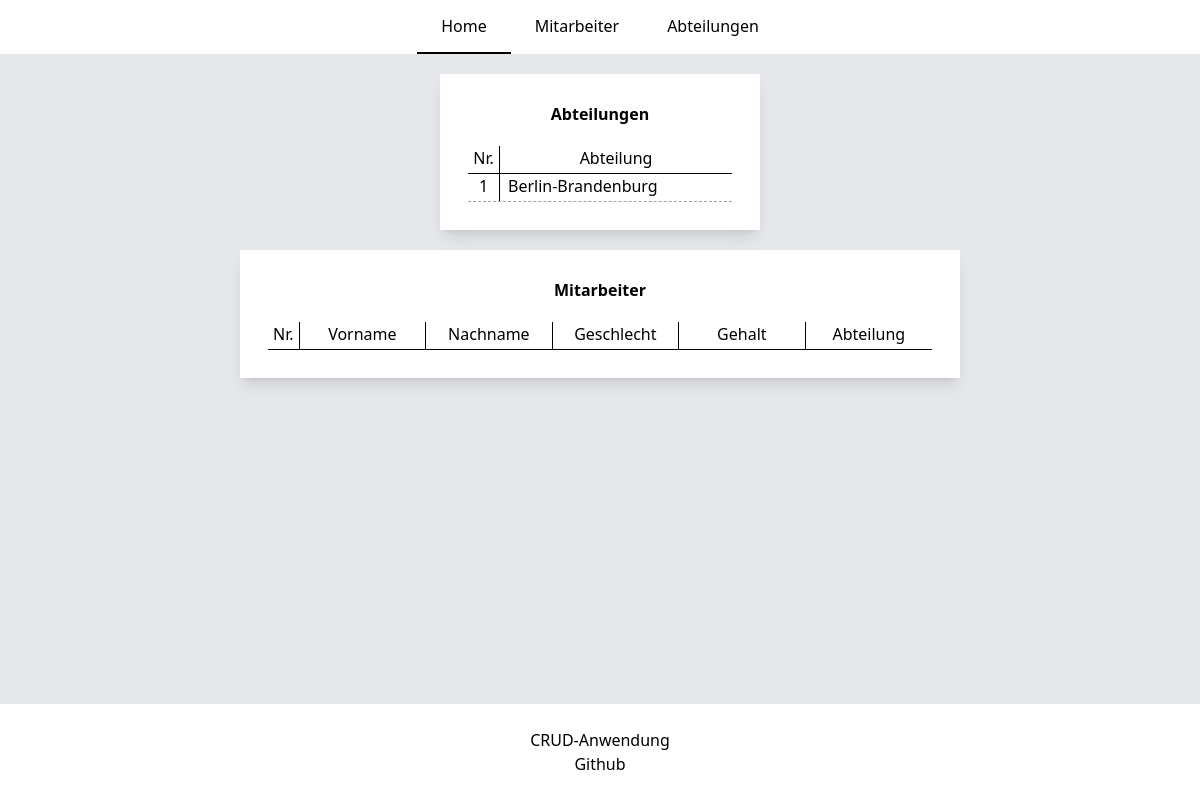
Before: / with the older database file.
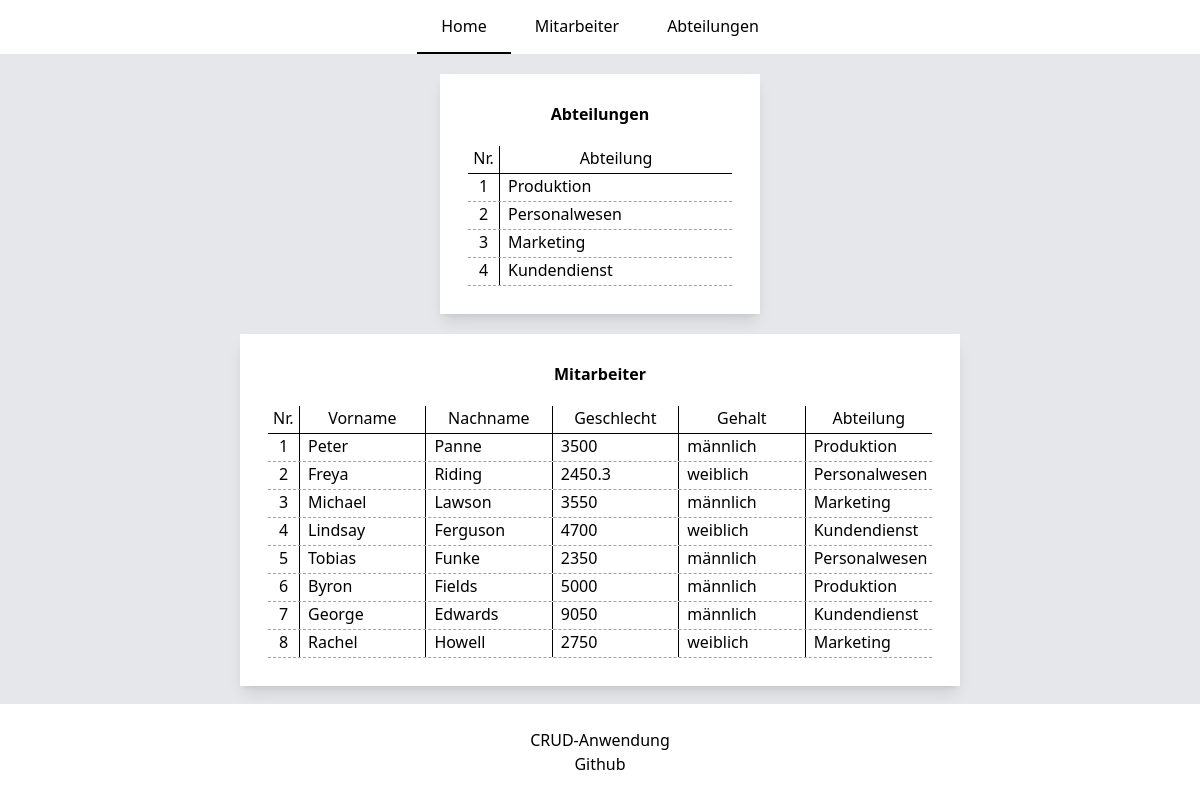
After: the same page with the newer database file.
### tables this page shows
create table departments (
                             id int primary key auto_increment,
                             name varchar(45) not null

);

create table employees (
                           id int primary key auto_increment,
                           firstname varchar(45) not null,
                           lastname varchar(45) not null,
                           gender varchar(10) not null,
                           salary  double not null,
                           department_id int
);

### classes/GlobalClass.php (called while the page is built, shortened)
<?php
require_once "service/DBApi.php";
abstract class GlobalClass
{
    private DBApi $api;
    private string $tableName;
    protected function __construct(string $tableName, DBApi $api){
        $this->api = $api;
        $this->tableName = $tableName;
    }
    public function getAllDepartments(): array
    {
        return $this->api->getAll($this->tableName);
    }
    public function getAllEmployees(): array
    {
        return $this->api->getAllWithPK($this->tableName);
    }
}

### service/DBConfig.php (called while the page is built, shortened)
<?php
class DBConfig
{
    private static object $dbh;
    public static function connect(): object
    {
        if (!isset(self::$dbh)){
            self::$dbh = new mysqli(
                DB_SERVER,
                DB_USERNAME,
                DB_PASSWORD,
                DB_NAME);
        }
        return self::$dbh;
    }
}

### service/DBApi.php (called while the page is built, shortened)
<?php
require_once "DBConfig.php";
class DBApi
{
    public function getAll($table): array
    {
        $query = "SELECT * FROM $table ORDER BY id ASC";
        $result = DBConfig::connect()->query($query);
        for ($results = array (); $row = $result->fetch_assoc(); $results[] = $row);
        return $results;
    }
    public function getAllWithPK($table): array
    {
        $query = "SELECT $table.id, firstname, lastname, salary, gender, name FROM $table JOIN departments d on d.id = $table.department_id GROUP BY $table.id";
        $result = DBConfig::connect()->query($query);
        for ($results = array (); $row = $result->fetch_assoc(); $results[] = $row);
        return $results;
    }
}

### classes/Department.php (called while the page is built, shortened)
<?php
require_once "GlobalClass.php";
class Department extends GlobalClass {
    public function getDepartments(): array
    {
       return $this->getAllDepartments();
    }
}

### classes/Employee.php (called while the page is built, shortened)
<?php
require_once "GlobalClass.php";
class Employee extends GlobalClass {
    public function getEmployees(): array
    {
        return $this->getAllEmployees();
    }
}

### classes/views/MainPage.php (the view, shortened to what this page needs)
<?php
require_once "classes/views/Modules.php";
class MainPage extends Modules{
    protected function getMiddle(): string
    {
        $html = $this->showDepartmentsPreView();
        $html .= $this->showEmployeesPreView();
        return $html;
    }
    private function showDepartmentsPreView(): string
    {
        $data = $this->department->getDepartments();
        $html = '
            <div class="w-80 mx-auto p-7 mb-5 bg-white shadow-lg shadow-black-500/50">
                <h2 class="mb-5 text-center font-bold">Abteilungen</h2>
                <ul class="">
                    <li class="flex h-7 border-b border-black">
                        <span class="w-8 text-center border-r border-black">Nr.</span>
                        <span class="flex-1 text-center">Abteilung</span>
                    </li>
        ';
        foreach ($data as $i=>$item) {
            $html .= '
                    <li class="flex h-7 border-b border-gray-400 border-dashed">
                        <span class="w-8 text-center border-r border-black">' . ++$i . '</span>
                        <span class="pl-2">' . $item['name'] .  '</span>
                    </li>';
        }
        $html .= '</ul></div>';
        return $html;
    }
    private function showEmployeesPreView(): string
    {
        $data = $this->employee->getEmployees();
        $html = '
            <div class="w-3/5 mx-auto p-7 bg-white shadow-lg shadow-black-500/50">
                <h2 class="mb-5 text-center font-bold">Mitarbeiter</h2>
                <ul class="">
                    <li class="flex h-7 border-b border-black">
                        <span class="w-8 text-center border-r border-black ">Nr.</span>
                        <span class="w-32 text-center border-r border-black">Vorname</span>
                        <span class="w-32 text-center border-r border-black">Nachname</span>
                        <span class="w-32 text-center border-r border-black">Geschlecht</span>
                        <span class="w-32 text-center border-r border-black">Gehalt</span>
                        <span class="w-32 text-center">Abteilung</span>
                    </li>
        ';
        foreach ($data as $i=>$item) {
            $html .= '
                    <li class="flex h-7 border-b border-gray-400 border-dashed">
                        <span class="w-8 min-w-8 text-center border-r border-black">' . ++$i . '</span>
                        <span class="w-32 pl-2 border-r border-black">' . $item['firstname'] .  '</span>
                        <span class="w-32 pl-2 border-r border-black">' . $item['lastname'] .  '</span>
                        <span class="w-32 pl-2 border-r border-black">' . $item['salary'] .  '</span>
                        <span class="w-32 pl-2 border-r border-black">' . $item['gender'] .  '</span>
                        <span class="w-32 pl-2">' . $item['name'] .  '</span>
                    </li>';
        }
        $html .= '</ul></div>';
        return $html;
    }
}

### index.php (shortened to what this page needs)
<?php
require_once "service/DBApi.php";
require_once "classes/Department.php";
require_once "classes/views/MainPage.php";
$api = new DBApi();
$action = $_REQUEST['action'] ?? '';
$id = $_REQUEST['id'] ?? '';
$values = $_POST;
$department = new Department($api);
$employee = new Employee($api);
if ($action === 'showUpdateDep'){
    $content = new DepartmentPage($api, $id);
} elseif ($action === 'deleteDep') {
    $department->delete($id);
    $content = new DepartmentPage($api);
} elseif ($action === 'updateDep') {
    $department->update($values, $id);
    $content = new DepartmentPage($api);
} elseif ($action === 'createDep') {
    $department->create($values);
    $content = new DepartmentPage($api);
} elseif ($action === 'departments') {
    $content = new DepartmentPage($api);
} elseif ($action === 'showUpdateEmp'){
    $content = new EmployeePage($api, $id);
} elseif ($action === 'deleteEmp') {
    $employee->delete($id);
    $content = new EmployeePage($api);
} elseif ($action === 'updateEmp') {
    $employee->update($values, $id);
    $content = new EmployeePage($api);
} elseif ($action === 'createEmp') {
    $employee->create($values);
    $content = new EmployeePage($api);
} elseif ($action === 'employees') {
    $content = new EmployeePage($api);
} else {
    $content = new MainPage($api);
}
echo $content->getContent();

### classes/views/Modules.php (shortened to what this page needs)
<?php
require_once "classes/Department.php";
require_once "classes/Employee.php";
abstract class Modules {
    protected string $isActiveMain;
    protected string $isActiveEmployee;
    protected string $isActiveDepartment;
    public function __construct($api){
        $this->department = new Department($api);
        $this->employee = new Employee($api);
        $this->activeClass = 'border-b-2 border-black';
        $this->isActiveMain = $this->activeClass;
        $this->isActiveEmployee = '';
        $this->isActiveDepartment = '';
    }
    public function getContent(): string
    {
        $html = $this->getHeader();
        $html .= $this->getMenu();
        $html .= $this->getTop();
        $html .= $this->getMiddle();
        $html .= $this->getFooter();
        return $html;
    }
    protected function getHeader(): string
    {
        return '
            <!doctype html>
            <html lang="de">
            <head>
                <meta charset="UTF-8">
                <meta name="viewport"
                      content="width=device-width, user-scalable=no, initial-scale=1.0, maximum-scale=1.0, minimum-scale=1.0">
                <meta http-equiv="X-UA-Compatible" content="ie=edge">
                <title>'. $this->getTitle() .'</title>
                <script src="https://cdn.tailwindcss.com"></script>
            </head>
            <body class="bg-gray-200 flex flex-col min-h-screen">
        ';
    }
    protected function getFooter(): string
    {
        return '
            <footer class="flex flex-col bg-white h-24 mt-auto justify-center">
                <h2 class="self-center">CRUD-Anwendung</h2>
                <a href="#" class="self-center hover:underline hover:underline-offset-4">Github</a>
            </footer>
            <script src="/assets/js/department.js"></script>
            </body>
            </html>
        ';
    }
    protected function getMenu(): string
    {
        return '
            <nav class="bg-white mb-5">
                <div class="">
                  <ul class="flex justify-center">
                     <li>
                        <a
                            href="?action"
                            class="
                                py-3.5 px-6 inline-block
                                hover:bg-gray-300 font-medium
                                ' . $this->isActiveMain . '
                            "
                        >
                        Home
                        </a>
                    </li>
                    <li>
                        <a
                            href="?action=employees"
                            class="
                                py-3.5 px-6 inline-block
                                hover:bg-gray-300 font-medium
                                ' . $this->isActiveEmployee . '
                            "
                        >
                        Mitarbeiter
                        </a>
                    </li>
                    <li>
                        <a
                            href="?action=departments"
                            class="
                                py-3.5 px-6 inline-block
                                hover:bg-gray-300 font-medium
                                    ' . $this->isActiveDepartment . '
                            "
                        >
                        Abteilungen
                        </a>
                    </li>
                  </ul>
                </div>
          </nav>
        ';
    }
}

Changed rows visible on the page:
changed departments: name "Berlin-Brandenburg" → "Produktion"
added departments: name "Personalwesen"
added departments: name "Marketing"
added departments: name "Kundendienst"
added employees: firstname "Peter", lastname "Panne", salary "3500", gender "männlich", department.name "Produktion"
added employees: firstname "Freya", lastname "Riding", salary "2450.3", gender "weiblich", department.name "Personalwesen"
added employees: firstname "Michael", lastname "Lawson", salary "3550", gender "männlich", department.name "Marketing"
added employees: firstname "Lindsay", lastname "Ferguson", salary "4700", gender "weiblich", department.name "Kundendienst"
added employees: firstname "Tobias", lastname "Funke", salary "2350", gender "männlich", department.name "Personalwesen"
added employees: firstname "Byron", lastname "Fields", salary "5000", gender "männlich", department.name "Produktion"
added employees: firstname "George", lastname "Edwards", salary "9050", gender "männlich", department.name "Kundendienst"
added employees: firstname "Rachel", lastname "Howell", salary "2750", gender "weiblich", department.name "Marketing"
